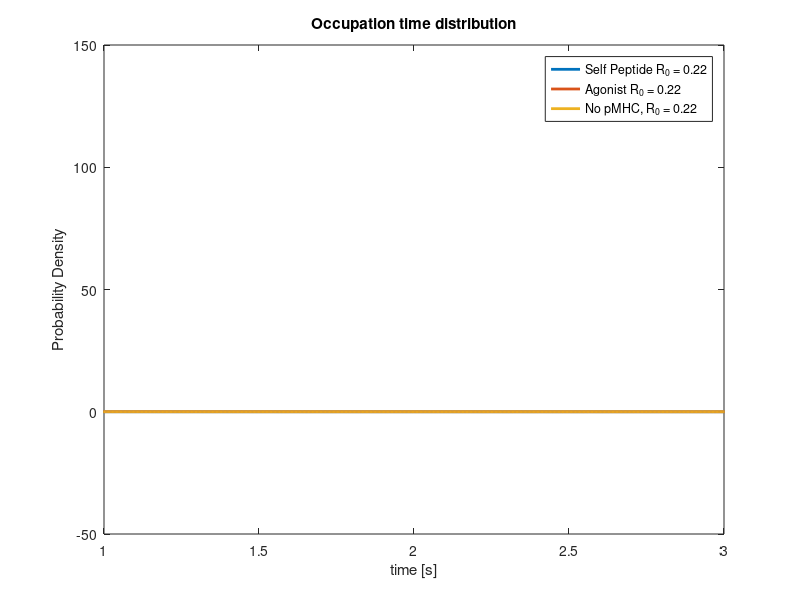

Source code (MATLAB):
close all;

%%plot the cummulative probability distribution

load CaptureDataSelfPeptideR0.mat

figure(5); set(gcf,'color','w'); box on; hold on;
plot(t,C,'linewidth',2); 



%load CaptureDataSelfPeptide2R0.mat

%plot(t,C,'linewidth',2); 

load CaptureDataAgonistR0.mat
plot(t,C,'linewidth',2); 


%load CaptureDataAgonist2R0.mat

%plot(t,C,'linewidth',2);

load CaptureDataNopMHCR0.mat

plot(t,C,'linewidth',2); 



%load CaptureDataNopMHC2R0.mat

%plot(t,C,'linewidth',2);

legend('Self Peptide R_0 = 0.22','Agonist R_0 = 0.22','No pMHC, R_0 = 0.22');
title('Occupation time distribution'); xlabel('time [s]'); ylabel('Probability Density');
xlim([01 3.0]); hold off;